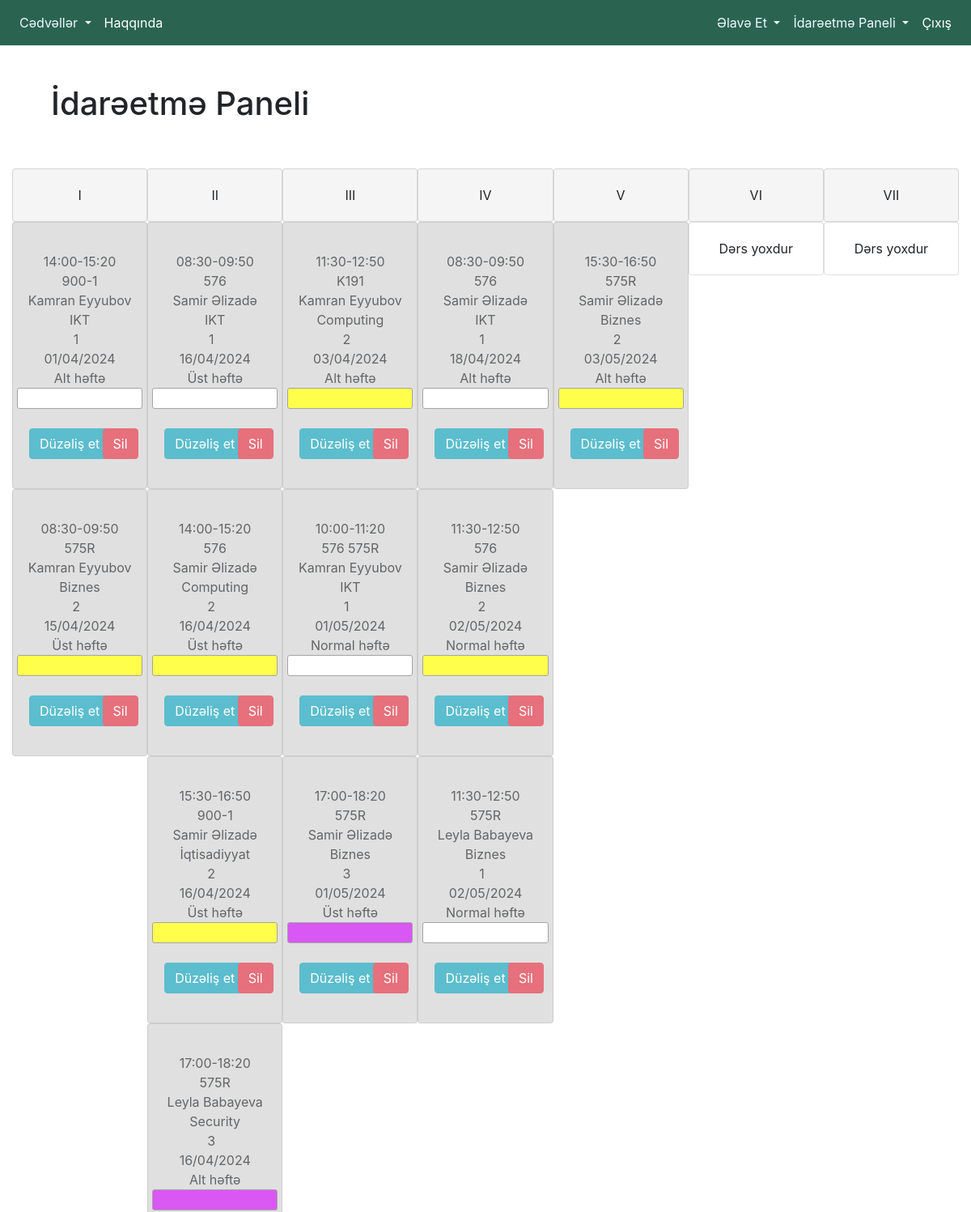
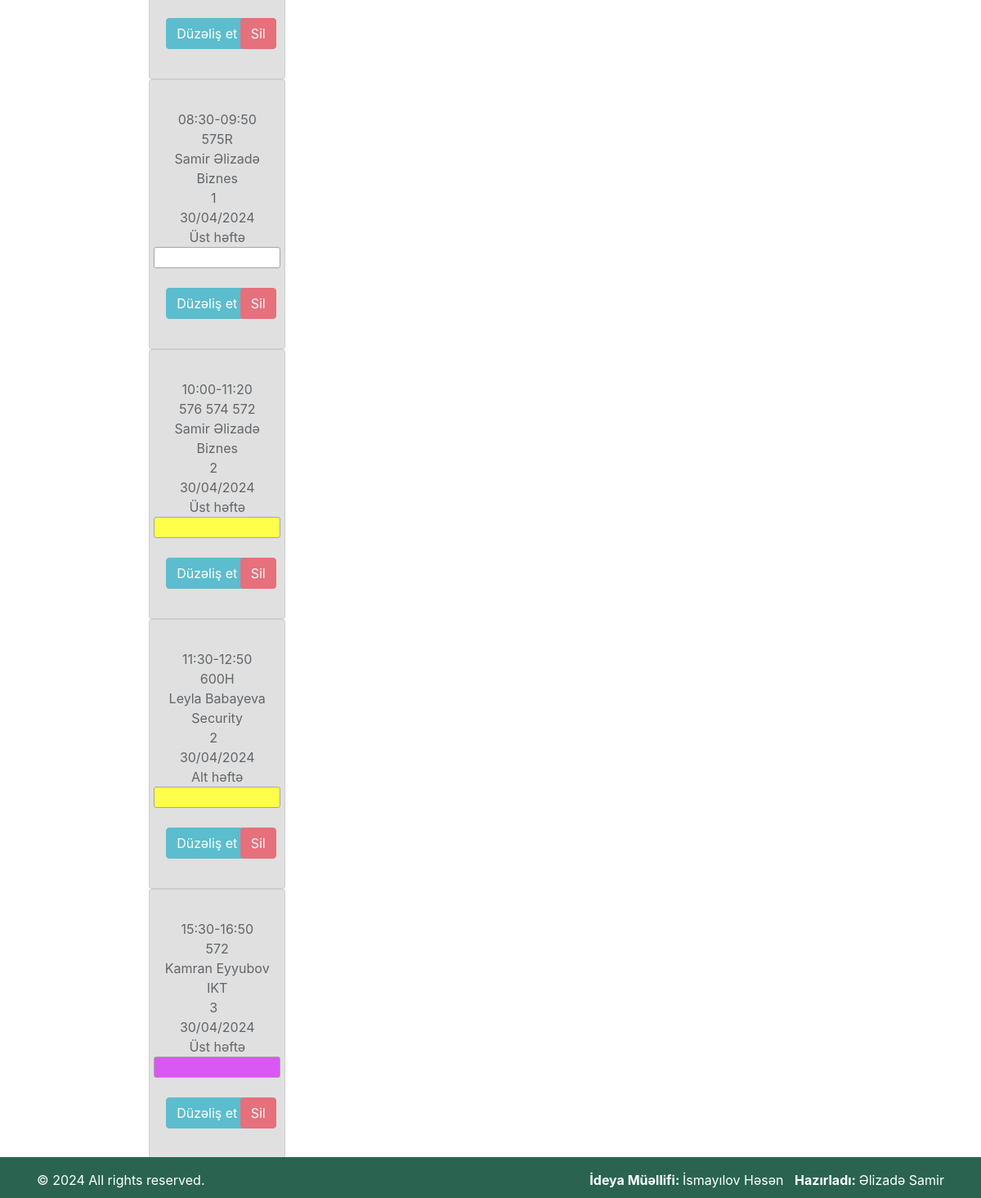
The app's page /panel-lessons/ (signed in), older data (2 pictures, top to bottom).
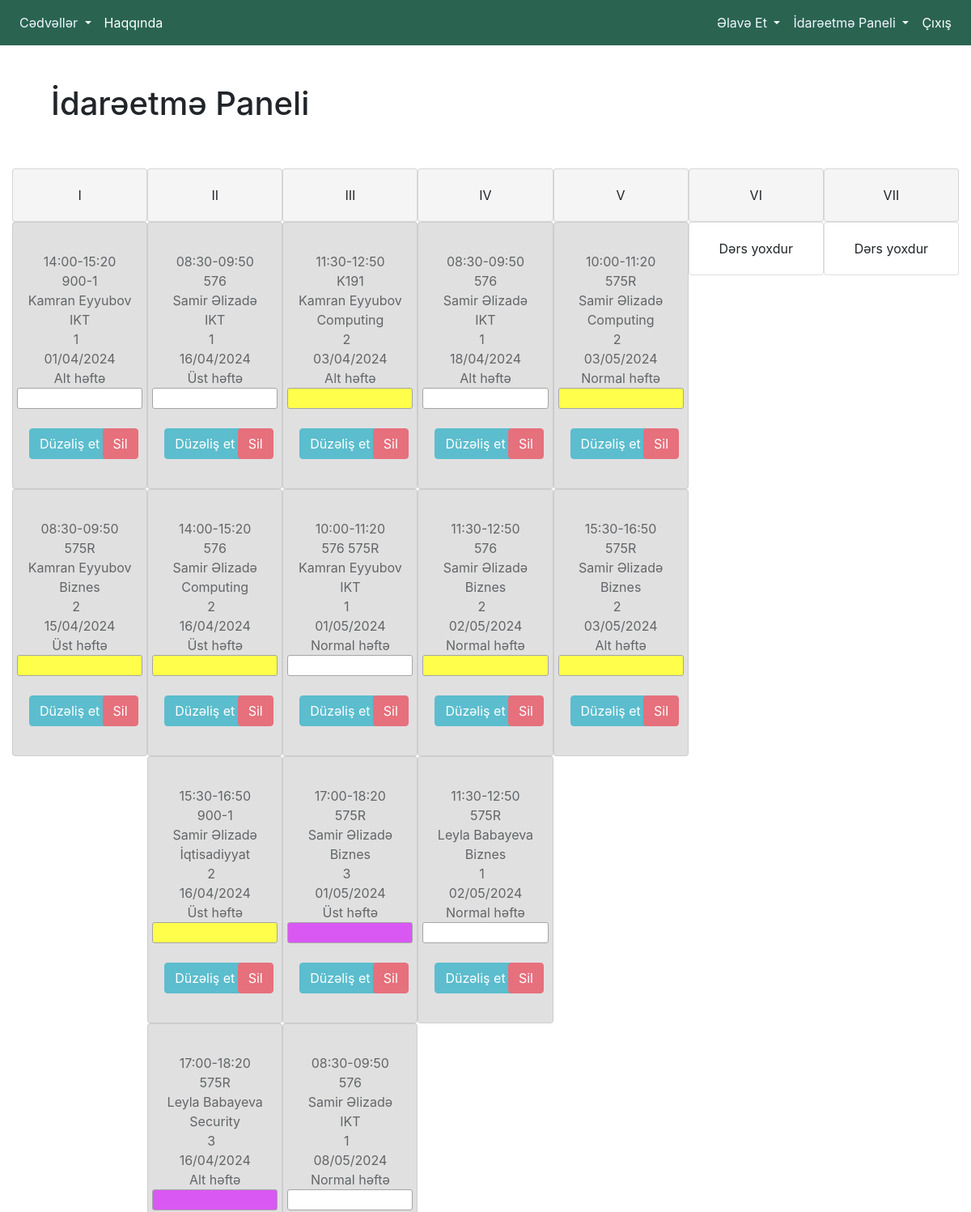
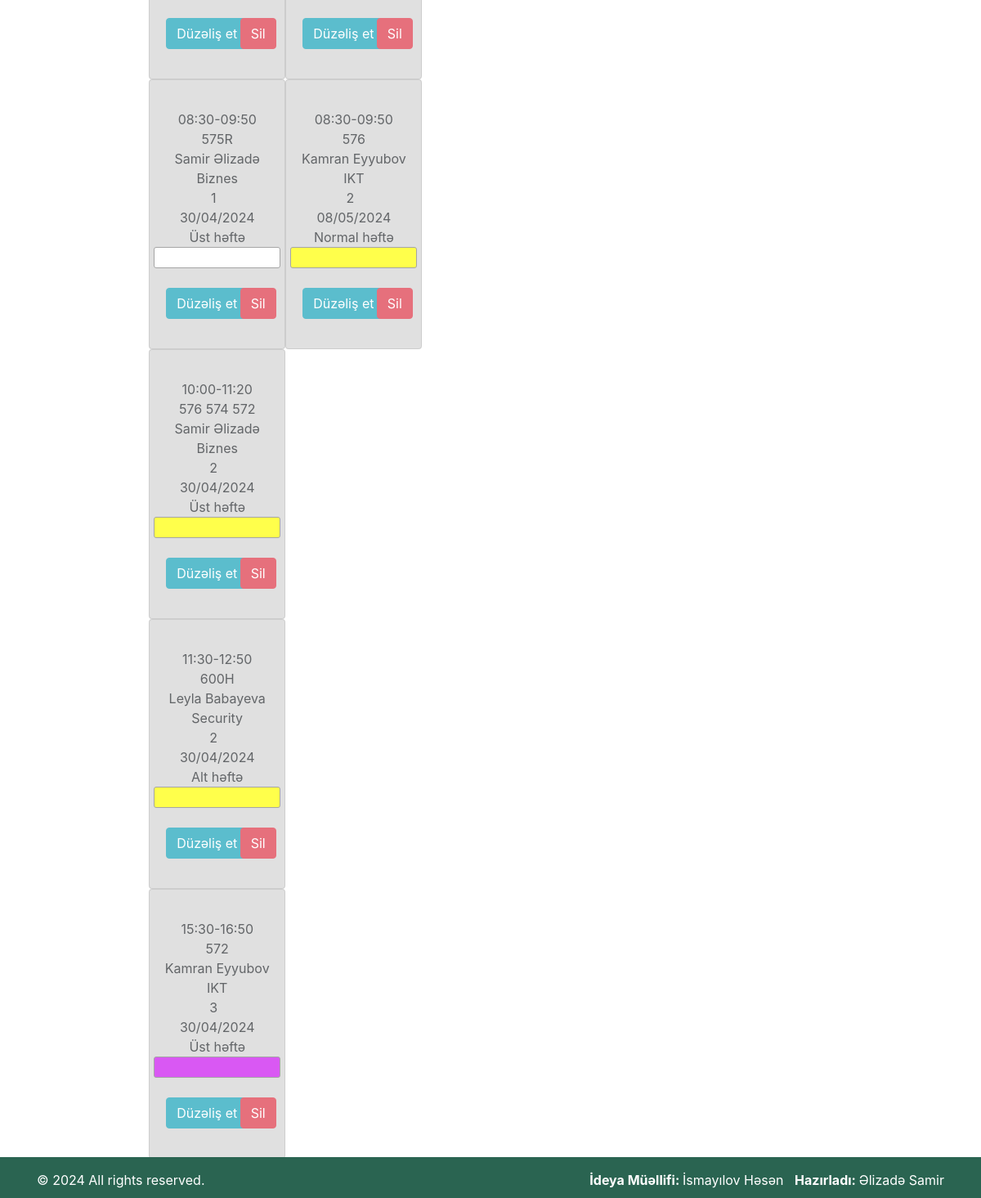
The same page, newer data (2 pictures, top to bottom).
### lesson_calendar/models.py (models this page shows, shortened)
class Lesson(models.Model):
    classroom = models.ForeignKey(Classroom, on_delete=models.CASCADE)
    teacher = models.ForeignKey(Teacher, on_delete=models.CASCADE)
    group_number = models.ManyToManyField(Group)
    date = models.DateField(default=timezone.now)
    topic_name = models.CharField(max_length=100)
    LESSON_WEEK_CHOICES = (
        ('Normal', 'Normal'),
        ('Üst', 'Üst'),
        ('Alt', 'Alt'),
    )
    lesson_week = models.CharField(max_length=10, choices=LESSON_WEEK_CHOICES, default= 'Normal')
    LESSON_TYPES = (
        ('adi', 'Adi'),
        ('hibrid', 'Hibrid'),
        ('flip', 'Flip'),
    )
    lesson_type = models.CharField(max_length=10, choices=LESSON_TYPES, default= 'adi')
    LESSON_KIND = (
        ('seminar', 'Seminar'),
        ('mühazirə', 'Mühazirə'),
    )
    lesson_kind = models.CharField(max_length=10, choices=LESSON_KIND, default= 'seminar')
    TIME_INTERVALS = (
    ('08:30-09:50', '08:30 - 09:50'),
    ('10:00-11:20', '10:00 - 11:20'),
    ('11:30-12:50', '11:30 - 12:50'),
    ('14:00-15:20', '14:00 - 15:20'),
    ('15:30-16:50', '15:30 - 16:50'),
    ('17:00-18:20', '17:00 - 18:20'),
    )
    time_interval = models.CharField(max_length=11, choices=TIME_INTERVALS)

class Group(models.Model):
    group_number = models.CharField(max_length=20)
    def __str__(self):
        return self.group_number

class Teacher(models.Model):
    name = models.CharField(max_length=100)
    def __str__(self):
        return self.name

class Classroom(models.Model):
    id = models.IntegerField(primary_key=True)
    class_number = models.IntegerField()
    CLASSROOM_TYPES = (
        ('adi', 'Adi'),
        ('hibrid', 'Hibrid'),
        ('laboratoriya', 'Laboratoriya'),
    )
    is_simple_classroom = models.CharField(max_length=20, choices=CLASSROOM_TYPES, default='adi')
    CLASSROOM_NETWORK_TYPES = (
        ('-', '-'),
        ('wifi', 'Wifi'),
    )
    classroom_network_types = models.CharField(max_length=10, choices=CLASSROOM_NETWORK_TYPES, null=True)
    class_capacity = models.IntegerField(default=20)

### lesson_calendar/views.py (the view, shortened to what this page needs)
# urls.py: path('panel-lessons/', login_required(panel_lessons), name='panel_lessons'),
def panel_lessons(request):
    now = datetime.now()
    today = now.date()
    show_filter_button = False
    if request.method == 'GET':
        if 'refresh' in request.GET:
            return redirect('panel_lessons')
        form = LessonFilterForm(request.GET)
        if form.is_valid():
            group_number = form.cleaned_data.get('group_number')
            teacher = form.cleaned_data.get('teacher')
            lesson_week = form.cleaned_data.get('lesson_week')
            classroom = form.cleaned_data.get('classroom')
            time_interval = form.cleaned_data.get('time_interval')
            day_of_week = form.cleaned_data.get('day_of_week')
            lesson_type = form.cleaned_data.get('lesson_type')
            lesson_kind = form.cleaned_data.get('lesson_kind')
            queryset = Lesson.objects.all()
            if group_number:
                queryset = queryset.filter(group_number=group_number)
            if teacher:
                queryset = queryset.filter(teacher=teacher)
            if lesson_week:
                queryset = queryset.filter(lesson_week=lesson_week)
            if classroom:
                queryset = queryset.filter(classroom=classroom)
            if time_interval:
                queryset = queryset.filter(time_interval=time_interval)
            if lesson_type:
                queryset = queryset.filter(lesson_type=lesson_type)
            if lesson_kind:
                queryset = queryset.filter(lesson_kind=lesson_kind)
            if day_of_week:
                queryset = queryset.filter(date__week_day=day_of_week)
            queryset = queryset.order_by('date', F('time_interval').asc())
            lessons_by_day = {to_roman(day): [] for day in range(1, 8)}  # Monday is indexed as 1
            for lesson in queryset:
                day_of_week = lesson.date.weekday() + 1  # Adjust indexing for Monday
                roman_day = to_roman(day_of_week)
                lesson_date = lesson.date
                start_time_str, end_time_str = lesson.time_interval.split('-')
                start_time = datetime.strptime(start_time_str, '%H:%M').time()
                end_time = datetime.strptime(end_time_str, '%H:%M').time()
                if lesson_date < today:
                    lesson.is_past = True
                elif lesson_date <= today and (end_time < now.time() or (end_time == now.time() and lesson_date < today)):
                    lesson.is_past = True
                else:
                    lesson.is_past = False
                lessons_by_day[roman_day].append(lesson)
            return render(request, 'panel_lessons.html', {'lessons_by_day': lessons_by_day, 'form': form, 'show_filter_button': show_filter_button})
    return render(request, 'panel_lessons.html', {'lessons_by_day': lessons_by_day, 'show_filter_button': show_filter_button})

### lesson_calendar/views.py (called while the page is built)
def to_roman(number):
    roman_numerals = {1: 'I', 2: 'II', 3: 'III', 4: 'IV', 5: 'V', 6: 'VI', 7: 'VII'}
    return roman_numerals.get(number, '')

### templates/panel_lessons.html (shortened to what this page needs)
{% extends 'index.html' %}
{% block content %}
<div class="container-fluid">
    <div class="row m-lg-5">
        <div class="col-xs-8">
            <div class="page-head">
                <div class="page-title">
                    <h1>
                        İdarəetmə Paneli
                    </h1>
                </div>
            </div>
        </div>
    </div>
    <div class="row no-gutters">
        {% for day, lessons in lessons_by_day.items %}
        <div class="col">
            <div class="card" style="background-color: whitesmoke;">
                <div class="card-body">
                    <p class="card-text text-center">{{ day }}</p>
                </div>
            </div>
            {% if lessons %}
            {% for lesson in lessons %}
            <div class="card" {% if lesson.is_past %}style="background-color: lightgray; opacity: 0.7;" {% endif %}>
                <div class="card-body">
                    <p class="card-text text-center">
                    <div class="row justify-content-center align-items-center">
                        {{ lesson.time_interval }}
                    </div>
                    <div class="row justify-content-center align-items-center">
                        {% for group in lesson.group_number.all %}
                            {{ group }}
                        {% endfor %}
                    </div>
                    <div class="row justify-content-center align-items-center">
                        {{ lesson.teacher }}
                    </div>
                    <div class="row justify-content-center align-items-center">
                        {{ lesson.topic_name }}
                    </div>
                    <div class="row justify-content-center align-items-center">
                        {{ lesson.classroom.class_number }} &nbsp;
                    </div>
                    <div class="row justify-content-center align-items-center">
                        {{ lesson.date|date:"d/m/Y" }}
                    </div>
                    <div class="row justify-content-center align-items-center">
                        {{ lesson.lesson_week }} həftə
                    </div>
                    <div class="row">
                        {% if lesson.classroom.is_simple_classroom == 'hibrid' %}
                        <div class="highlighted d-inline b-br col-md-12">&nbsp;</div>
                        {% elif lesson.classroom.is_simple_classroom == 'laboratoriya' %}
                        <div class="highlighted3 d-inline b-br col-md-12">&nbsp;</div>
                        {% else %}
                        <div class="highlighted2 d-inline b-br col-md-12">&nbsp;</div>
                        {% endif %}
                    </div>
                    <br>
                    <div class="row justify-content-between">
                        <div class="col-md-6 align-items-center">
                            <button class="btn btn-info">
                                <a href="{% url 'update_lesson' lesson.pk %}" class="text-decoration-none">Düzəliş et</a>
                            </button>
                        </div>
                        <div class="col-md-5 align-items-center">
                            <button class="btn btn-danger">
                                <a href="{% url 'delete_lesson' lesson.pk %}" class="text-decoration-none" onclick="return confirm('Bu dərsi silmək istədiyinizə əminsiniz?')">Sil</a>
                            </button>
                        </div>
                    </div>
                    </p>
                </div>
            </div>
            {% endfor %}
            {% else %}
            <div class="card">
                <div class="card-body">
                    <p class="card-text text-center">Dərs yoxdur</p>
                </div>
            </div>
            {% endif %}
        </div>
        {% endfor %}
    </div>
</div>
<br>
<br>
{% endblock content %}

### templates/index.html (shortened to what this page needs)
<!DOCTYPE html>
<html lang="en">
    <head>
        <link rel="stylesheet" href="https://cdn.jsdelivr.net/npm/bootstrap@4.0.0/dist/css/bootstrap.min.css"
>
            <link href="https://cdn.jsdelivr.net/npm/select2@4.1.0-rc.0/dist/css/select2.min.css" rel="stylesheet" />
    </head>
    <body>
        {% include 'navbar.html' %}
        {% block content %}
        {% endblock content %}
        <footer class="footer mt-auto py-3 text-white">
            <div class="container">
                <div class="row">
                    <div class="col-md-6 text-left">
                        <span>
                            &copy; 2024 All rights reserved.
                        </span>
                    </div>
                    <div class="col-md-6 text-right">
                        <span>
                            <strong>İdeya Müəllifi: </strong>İsmayılov Həsən
                            &nbsp;
                            <strong>Hazırladı: </strong>Əlizadə Samir
                        </span>
                    </div>
                </div>
            </div>
        </footer>
    </body>
</html>

### templates/navbar.html (shortened to what this page needs)
<!DOCTYPE html>
<html lang="en">
  <head>
    <link rel="stylesheet" href="https://cdn.jsdelivr.net/npm/bootstrap@4.0.0/dist/css/bootstrap.min.css"
>
      <link href="https://cdn.jsdelivr.net/npm/select2@4.1.0-rc.0/dist/css/select2.min.css" rel="stylesheet" />
  </head>
  <body>
  <nav class="navbar navbar-expand-lg navbar-light bg-dark">
    <div class="collapse navbar-collapse" id="navbarNavDropdown">
      <ul class="navbar-nav">
        <li class="nav-item dropdown">
          <a class="nav-link dropdown-toggle" style="color: aliceblue;" href="#" id="navbarDropdownMenuLink"
            data-toggle="dropdown" aria-haspopup="true" aria-expanded="false">
            Cədvəllər
          </a>
        </li>
        <li class="nav-item">
          <a class="nav-link" style="color: white;" href="{% url 'about' %}">Haqqında</a>
        </li>
      </ul>
      {% if user.is_authenticated %}
      <ul class="navbar-nav ml-auto">
        <li class="nav-item dropdown">
          <a class="nav-link dropdown-toggle" style="color: aliceblue;" href="#" id="navbarDropdownMenuLinkk"
            data-toggle="dropdown" aria-haspopup="true" aria-expanded="false">
            Əlavə Et
          </a>
        </li>
        <li class="nav-item dropdown">
          <a class="nav-link dropdown-toggle" style="color: aliceblue;" href="#" id="navbarDropdownMenuLinkkk"
            data-toggle="dropdown" aria-haspopup="true" aria-expanded="false">
            İdarəetmə Paneli
          </a>
        </li>
        <li class="nav-item">
          <a class="nav-link" style="color: white;" href="{% url 'logout' %}">Çıxış</a>
        </li>
      </ul>
      {% else %}
      <ul class="navbar-nav ml-auto">
        <li class="nav-item">
          <a class="nav-link" style="color: white;" href="{% url 'login' %}">Giriş</a>
        </li>
      </ul>
      {% endif %}
    </div>
  </nav>
  </body>
</html>

### templates/index.html (style rules this page uses)
.footer { position: fixed; bottom: 0; width: 100%; background-color: rgb(42, 100, 81) !important; color: white; text-align: center; padding: 10px 10; height: 50px; }

### templates/navbar.html (style rules this page uses)
.navbar { background-color: rgb(42, 100, 81) !important; }

### templates/panel_lessons.html (style rules this page uses)
.highlighted { background-color: yellow; }
.highlighted2 { background-color: white; }
.highlighted3 { background-color: rgb(202, 18, 239); }
.text-decoration-none { text-decoration: none !important; color: #fff; }
.b-br { border: 1px solid gray; border-radius: 3px; }
.d-inline { display: inline-block; }

Row changes from the older to the newer data that the page shows:
no longer on one of the page's lists (row unchanged): Lesson: time_interval "15:30-16:50", teacher "Samir Əlizadə", topic_name "Biznes", classroom.class_number "2", date "03/05/2024", lesson_week "Alt"
added Lesson: time_interval "08:30-09:50", teacher "Samir Əlizadə", topic_name "IKT", classroom.class_number "1", date "08/05/2024", lesson_week "Normal", Group (group_number "576"), shown under "III"
added Lesson: time_interval "08:30-09:50", teacher "Kamran Eyyubov", topic_name "IKT", classroom.class_number "2", date "08/05/2024", lesson_week "Normal", Group (group_number "576"), shown under "III"
added Lesson: day "V", time_interval "10:00-11:20", teacher "Samir Əlizadə", topic_name "Computing", classroom.class_number "2", date "03/05/2024", lesson_week "Normal", Group (group_number "575R"), Lesson (time_interval "15:30-16:50", teacher "Samir Əlizadə", topic_name "Biznes", classroom.class_number "2", date "03/05/2024", lesson_week "Alt")
computed for Lesson (number 20 of 20 on the later page): loses Group (group_number "575R")
